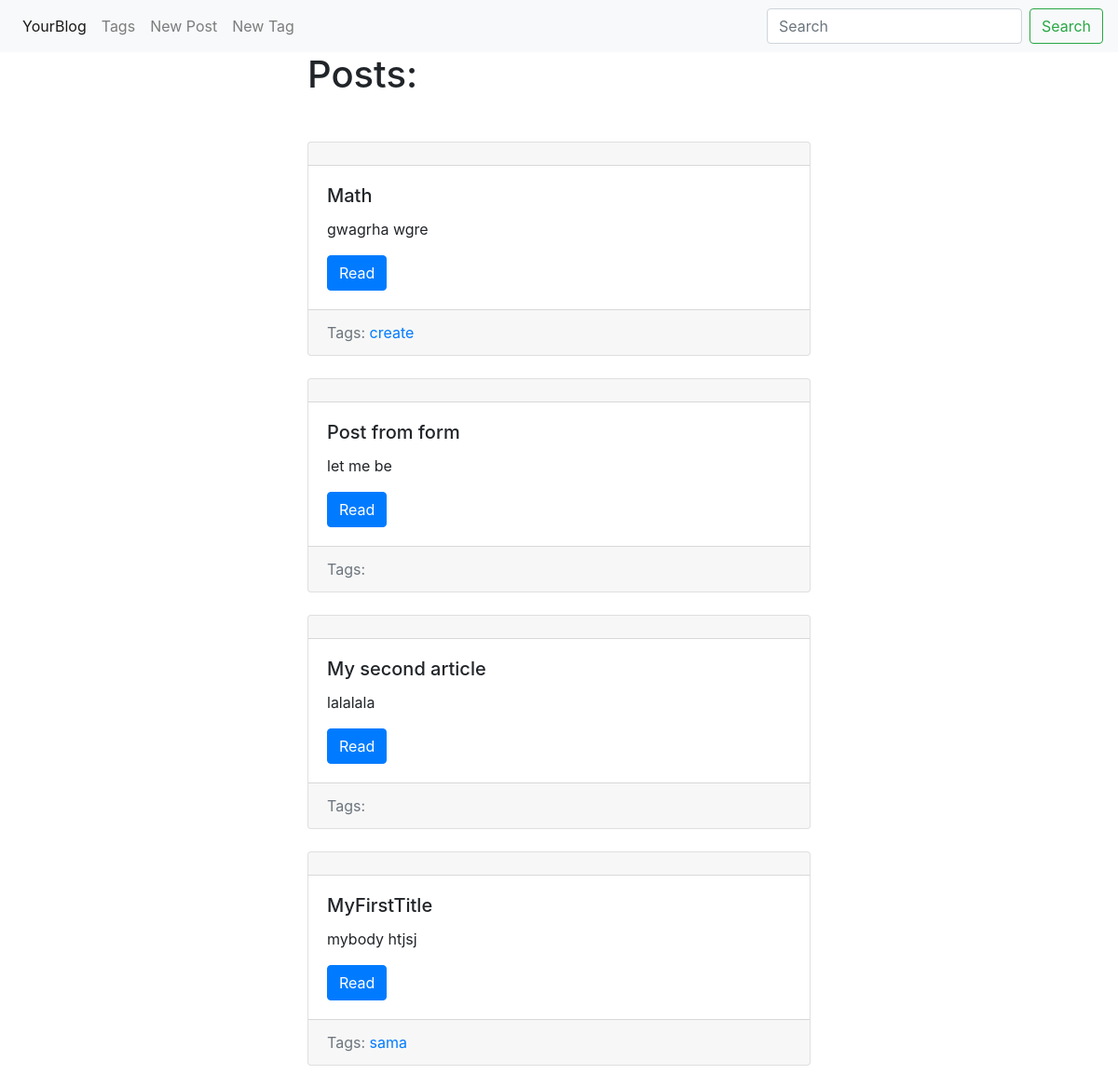
The page /blog/ on the database as committed earlier.
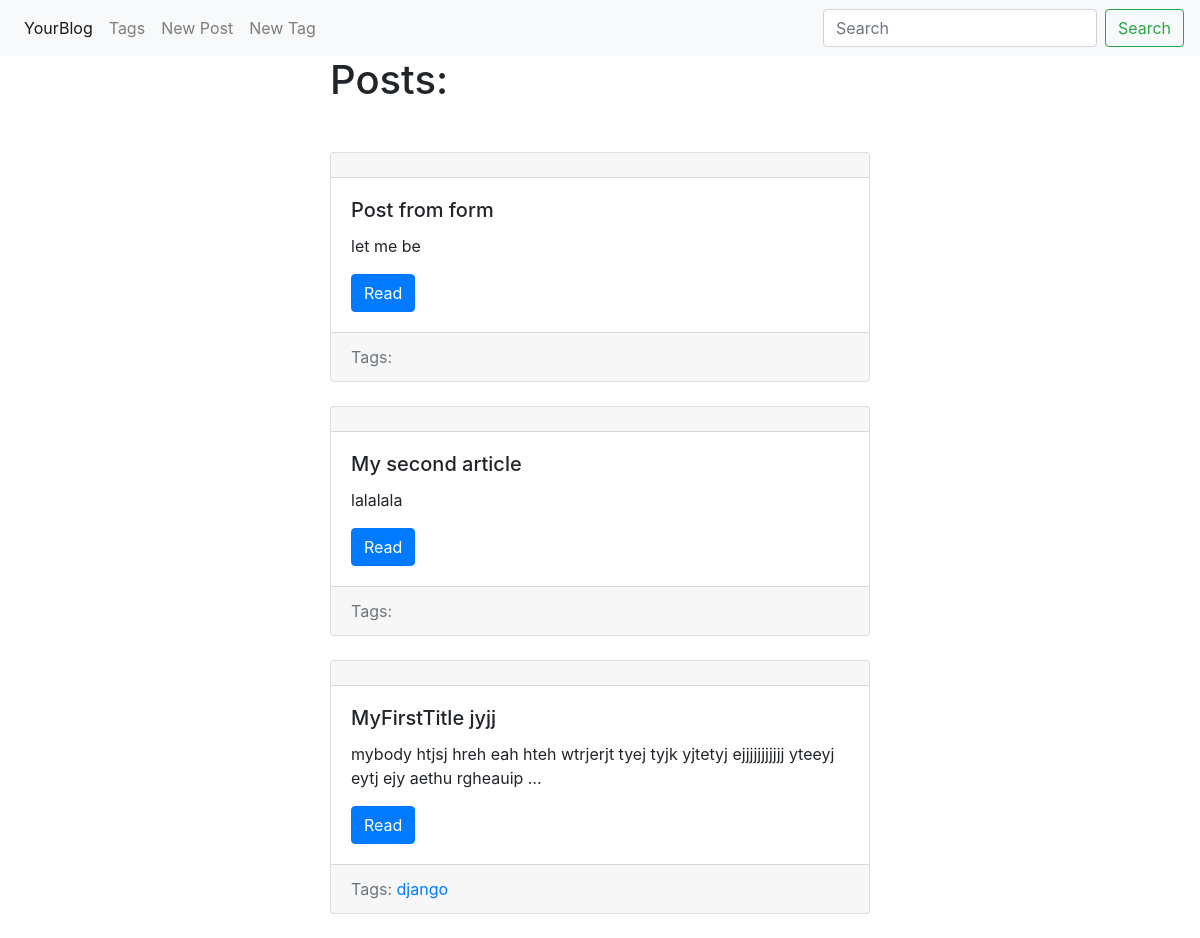
The same page on the database as committed later.
### blog/models.py (models this page shows, shortened)
class Post(ModelLinksMixin, models.Model):
    title = models.CharField(max_length=150, db_index=True)
    slug = models.SlugField(max_length=150, blank=True, unique=True)        # unique=True - only unique slug and
    body = models.TextField(blank=True, db_index=True)                      # blank=True - can be empty
    tags = models.ManyToManyField('Tag', blank=True, related_name='posts')
    date_pub = models.DateTimeField(auto_now_add=True)              # auto_now_add=True - data_pub will be recoded when
    name_detail = 'post_detail_url'
    name_update = 'post_update_url'
    name_delete = 'post_delete_url'
    class Meta:
        ordering = ['-date_pub']

class Tag(ModelLinksMixin, models.Model):
    title = models.CharField(max_length=50)
    slug = models.SlugField(max_length=50, unique=True)
    name_detail = 'tag_detail_url'
    name_update = 'tag_update_url'
    name_delete = 'tag_delete_url'
    class Meta:
        ordering = ['title']

### blog/views.py (the view)
# urls.py: path('', posts_list, name='posts_list_url'),
def posts_list(request):
    search_query = request.GET.get('search', '')
    if search_query:
        posts = Post.objects.filter(Q(title__icontains=search_query) | Q(body__icontains=search_query))
    else:
        posts = Post.objects.all()
    paginator = Paginator(posts, 5)
    page_number = request.GET.get('page', 1)
    page = paginator.get_page(page_number)
    is_paginated = page.has_other_pages()
    if page.has_previous():
        prev_url = '?page={}'.format(page.previous_page_number())
    else:
        prev_url = ''
    if page.has_next():
        next_url = '?page={}'.format(page.next_page_number())
    else:
        next_url = ''
    context = {'page_object': page,
               'is_paginated': is_paginated,
               'prev_url': prev_url,
               'next_url': next_url}
    return render(request, 'blog/index.html', context=context)

### blog/utils.py (called while the page is built)
    def get_absolute_url(self):
        return reverse(self.name_detail, kwargs={'slug': self.slug})

### blog/templates/blog/index.html (shortened to what this page needs)
{% extends 'blog/base_blog.html' %}
{% block content%}
<h1 class="mb-5">Posts:</h1>
    {% for post in page_object.object_list %}
        {% include 'blog/includes/post_card_template.html' %}
    {% endfor %}
{% endblock %}

### blog/templates/blog/includes/post_card_template.html (shortened to what this page needs)
<div class="card mb-4">
    <div class="card-header">
    </div>
    <div class="card-body">
        <h5 class="card-title">
            {{post.title}}
        </h5>
        <p class="card-text">
            {{ post.body|truncatewords:15 }}
        </p>
        <a href="{{ post.get_absolute_url }}" class="btn btn-primary">Read</a>
    </div>
    <div class="card-footer text-muted">
        Tags:
        {% for tag in post.tags.all %}
        <a href="{{tag.get_absolute_url}}">{{tag.title}}</a>
        {% endfor %}
    </div>
</div>

Rows that differ between the two databases and show on the page:
removed Post: title "Math", body "gwagrha wgre"
removed Tag: title "create", shown under "Math"
removed Tag: title "sama", shown under Post "MyFirstTitle"
changed Post: gains Tag (title "django"); title "MyFirstTitle" → "MyFirstTitle jyjj"; body "mybody htjsj" → "mybody htjsj hreh eah hteh wtrjerjt tyej tyjk yjtetyj ejjjjjjjjjjj yteeyj eytj ejy aethu rgheauip …"
